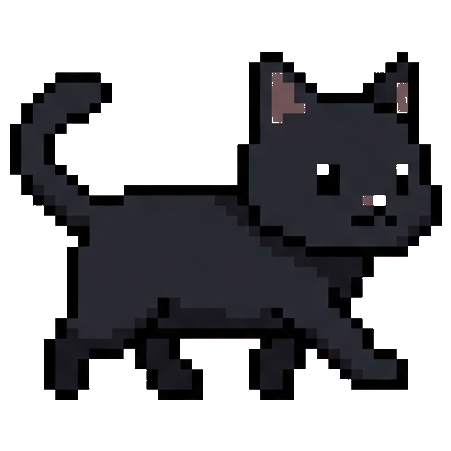
#> input picture PomodoroTimer/cat_awake.png, 451 x 451 px, found by its file name
$ python generate_flawless_cat_sprites.py
#> lines starting #> are read from the running program, lines starting #| are printed output that depends on the picture
import sys, os
sys.path.append(os.path.dirname(os.path.dirname(os.path.abspath(__file__))))

from PIL import Image, ImageDraw, ImageFilter, ImageOps
import numpy as np
from core.data_manager import AVAILABLE_CATS
from scripts.natural_cat_generator import generate_natural_cat

base_dir = r"e:\Oasobi\PomodoroTimer"
sprites_dir = os.path.join(base_dir, "sprites")
os.makedirs(sprites_dir, exist_ok=True)

# 原寸450x450を余裕あるマージン（360x360相当）で縮小配置

def solidify_alpha(img, threshold=60):
    return img

def create_flawless_base_poses():
    """見切れ・歪みゼロの美しいベースポーズ画像を生成"""
    awake_path = os.path.join(base_dir, "assets", "base_sprites", "cat_awake.png")
    sleep_path = os.path.join(base_dir, "assets", "base_sprites", "cat_sleep.png")
    groom_path = os.path.join(base_dir, "assets", "base_sprites", "cat_groom.png")
    stretch_path = os.path.join(base_dir, "assets", "base_sprites", "cat_stretch.png")
    play_path = os.path.join(base_dir, "assets", "base_sprites", "cat_play.png")

    img_aw = Image.open(awake_path).convert("RGBA")
#> img_aw is the input picture: PIL image 451x451 RGBA; mean R, G, B, A 13.5, 13.3, 15.8, 113.9
    img_sl = Image.open(sleep_path).convert("RGBA")
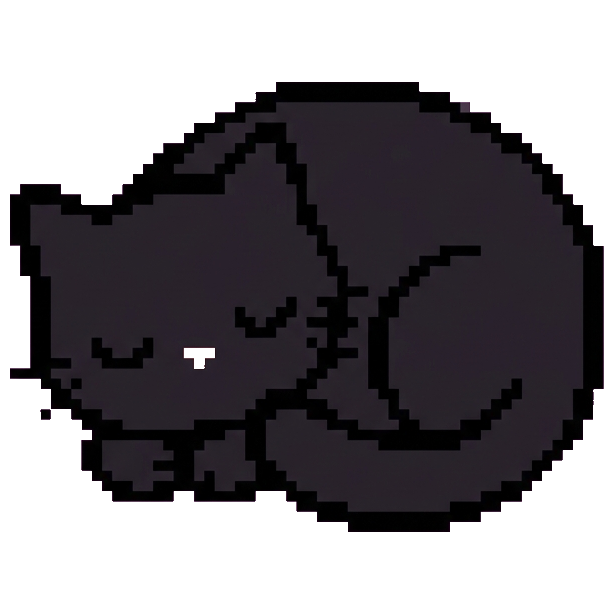
#> input picture PomodoroTimer/cat_sleep.png, 613 x 613 px, found by its file name
#> img_sl is the input picture: PIL image 613x613 RGBA; mean R, G, B, A 16.8, 14, 17.5, 140.5
    img_gr = Image.open(groom_path).convert("RGBA") if os.path.exists(groom_path) else img_aw
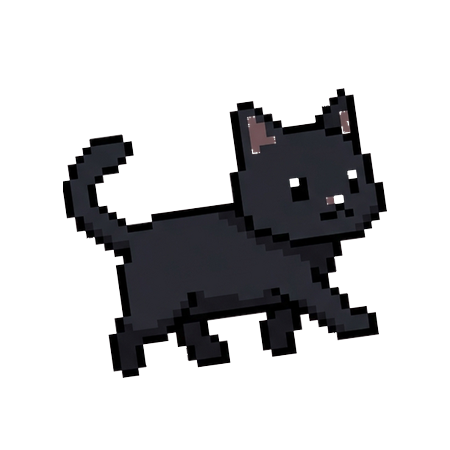
#> input picture PomodoroTimer/cat_groom.png, 450 x 450 px, found by its file name
#> img_gr is the input picture: PIL image 450x450 RGBA; mean R, G, B, A 7.3, 7.2, 8.5, 61.4
    img_st = Image.open(stretch_path).convert("RGBA") if os.path.exists(stretch_path) else img_aw
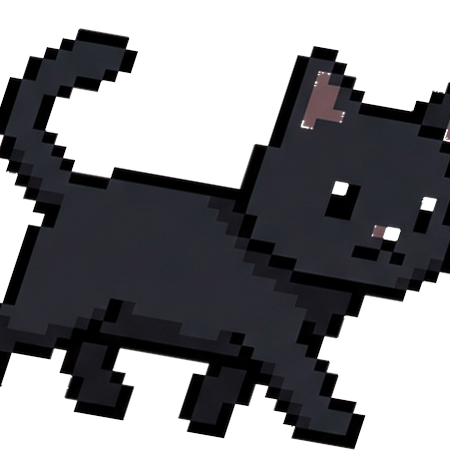
#> input picture PomodoroTimer/cat_stretch.png, 450 x 450 px, found by its file name
#> img_st is the input picture: PIL image 450x450 RGBA; mean R, G, B, A 16.9, 16.8, 19.9, 139.7
    img_pl = Image.open(play_path).convert("RGBA") if os.path.exists(play_path) else img_aw
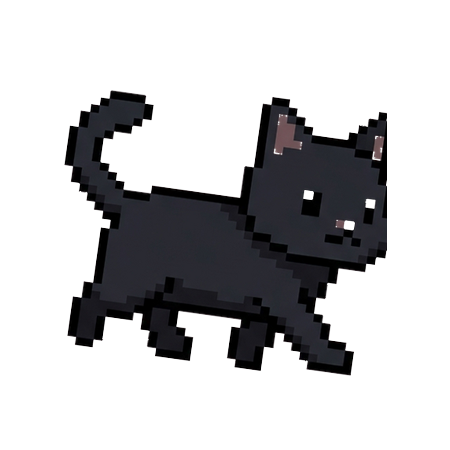
#> input picture PomodoroTimer/cat_play.png, 450 x 450 px, found by its file name
#> img_pl is the input picture: PIL image 450x450 RGBA; mean R, G, B, A 8.3, 8.2, 9.7, 69

    # 余裕を持ったキャンバスサイズ 450x450（中身は 320x320 程度に収めて絶対に見切れないようにする）
    CANVAS_SIZE = (450, 450)

    def fit_centered(img, scale=0.72, offset_y=0, offset_x=0):
#> called with scale = 0.72, offset_y = 10, offset_x = 0
        w, h = img.size
#> w = 451; h = 451
        # 余白トリミング
        bbox = img.getbbox()
#> bbox = (10, 52, 442, 400)
        if bbox:
            cropped = img.crop(bbox)
        else:
            cropped = img
        cw, ch = cropped.size
#> cw = 432; ch = 348
        target_w = int(CANVAS_SIZE[0] * scale)
        target_h = int(target_w * (ch / cw)) if cw > ch else int(CANVAS_SIZE[1] * scale)
#> target_h = 261
        if target_h > int(CANVAS_SIZE[1] * scale):
            target_h = int(CANVAS_SIZE[1] * scale)
            target_w = int(target_h * (cw / ch))

        resized = cropped.resize((target_w, target_h), Image.Resampling.NEAREST)

        canvas = Image.new("RGBA", CANVAS_SIZE, (0, 0, 0, 0))
#> canvas: PIL image 450x450 RGBA; every value is 0
        px = (CANVAS_SIZE[0] - target_w) // 2 + offset_x
        py = (CANVAS_SIZE[1] - target_h) // 2 + offset_y
#> py = 104
        canvas.paste(resized, (px, py), resized)
        return canvas

    bases = {}

    # A. 立ち・座り (awake / sit)
    bases["awake"] = fit_centered(img_aw, scale=0.72, offset_y=10)

    # B. 丸まり寝 (sleep_curl)
    bases["sleep"] = fit_centered(img_sl, scale=0.72, offset_y=10)

    # C. 歩行 0 & 1 (walk_0, walk_1) - 軽やかな足運び、見切れなし
    w0_rot = img_aw.rotate(3, resample=Image.Resampling.BICUBIC, center=(225, 380))
    bases["walk_0"] = fit_centered(w0_rot, scale=0.72, offset_y=6)

    w1_rot = img_aw.rotate(-3, resample=Image.Resampling.BICUBIC, center=(225, 380))
    bases["walk_1"] = fit_centered(w1_rot, scale=0.72, offset_y=12)

    # D. ダッシュ (dash) - 前傾姿勢、安全マージン内
    d_rot = img_aw.rotate(-6, resample=Image.Resampling.BICUBIC, center=(225, 380))
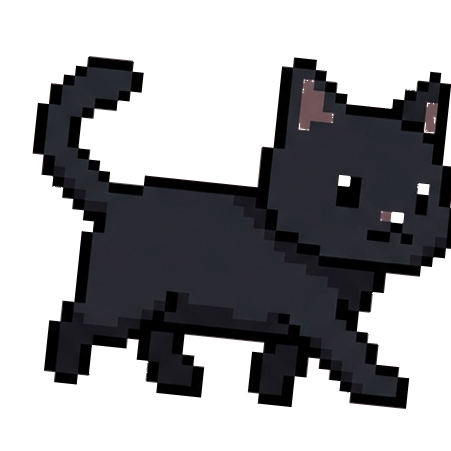
#> d_rot: PIL image 451x451 RGBA; mean R, G, B, A 13.6, 13.4, 15.8, 113.4; transparent parts drawn white
    bases["dash"] = fit_centered(d_rot, scale=0.70, offset_y=15, offset_x=5)

    # E. 毛づくろい (groom) - 新規ベース画像を使用
    bases["groom"] = fit_centered(img_gr, scale=0.65, offset_y=12)

    # F. 伸び (stretch) - 新規ベース画像を使用
    bases["stretch"] = fit_centered(img_st, scale=0.60, offset_y=16)

    # G. じゃれる (play) - 新規ベース画像を使用
    bases["play"] = fit_centered(img_pl, scale=0.65, offset_y=-5)

    # H. 飛びつき (pounce) - playを傾けて表現
    po_base = img_pl.rotate(-15, resample=Image.Resampling.BICUBIC, center=(225, 225))
    bases["pounce"] = fit_centered(po_base, scale=0.62, offset_y=-2)

    # I. 仰向けヘソ天寝 (sleep_belly) - お腹を上にして手足ポテッ
    sb_base = img_sl.transpose(Image.FLIP_TOP_BOTTOM).rotate(-6, resample=Image.Resampling.BICUBIC, center=(225, 225))
    bases["sleep_belly"] = fit_centered(sb_base, scale=0.70, offset_y=10)

    # J. のびのび寝 (sleep_stretch) - 横長に伸びて寝る
    ss_base = img_sl.resize((int(img_sl.width * 1.15), int(img_sl.height * 0.85)), Image.Resampling.NEAREST)
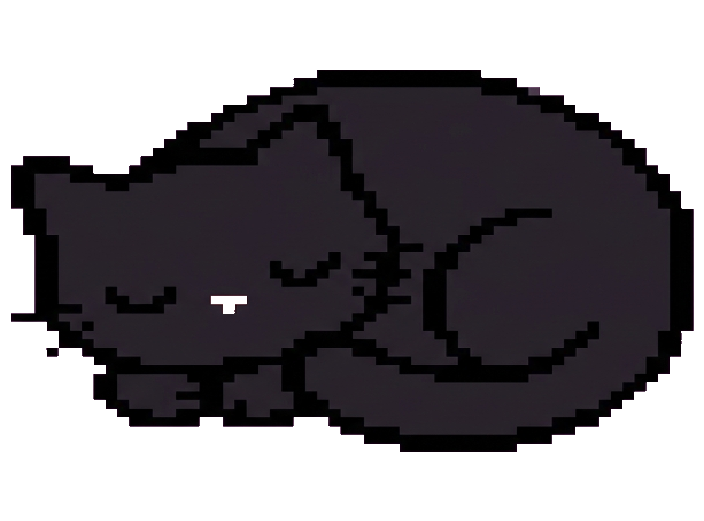
#> ss_base: PIL image 704x521 RGBA; mean R, G, B, A 16.8, 14.1, 17.6, 140.6; transparent parts drawn white
    bases["sleep_stretch"] = fit_centered(ss_base, scale=0.72, offset_y=10)
#> in fit_centered (call 11), `bbox = img.getbbox()`: bbox = (11, 70, 694, 452)
#> in fit_centered (call 11), `canvas.paste(resized, (px, py), resized)`:
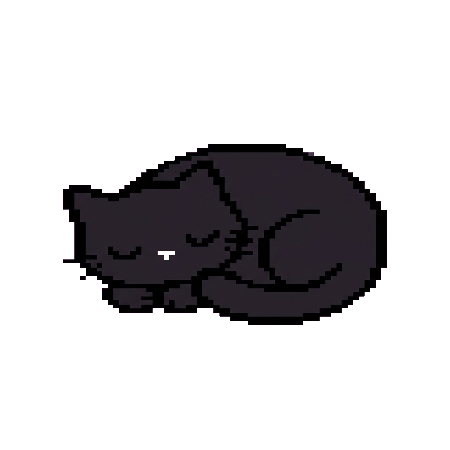
#> canvas: PIL image 450x450 RGBA; mean R, G, B, A 6.8, 5.7, 7.1, 57.2; transparent parts drawn white

    # ベース画像をPNGとして保存
    for k, img in bases.items():
        if k in ["walk_0", "walk_1", "dash", "groom", "stretch", "play", "pounce", "sleep_belly", "sleep_stretch"]:
            img.save(os.path.join(base_dir, f"cat_{k}.png"))
#> this loop made 11 passes
#> k on passes 1 to 11: 'awake', 'sleep', 'walk_0', 'walk_1', 'dash', 'groom', 'stretch', 'play', 'pounce', 'sleep_belly', 'sleep_stretch'

    return bases

# [233 lines left out: function render_genetically_accurate_cat, not called in this run]


def build_flawless_sprites_suite():
    """全15猫種 × 全ポーズの完全無欠スプライト（600ファイル）を一括生成"""
    from data_manager import AVAILABLE_CATS

    base_dict = create_flawless_base_poses()
#> base_dict = 11 items
    print("Base poses created without clipping!")

    # スプライト出力サイズ: 48x48
    SPRITE_SZ = (48, 48)

    total = 0
    for cat_info in AVAILABLE_CATS:
        c_id = cat_info["id"]
        cat_dir = os.path.join(sprites_dir, c_id)
        os.makedirs(cat_dir, exist_ok=True)

        # 1. 立ち・座り
        tex_sit = render_genetically_accurate_cat(base_dict["awake"], c_id).resize(SPRITE_SZ, Image.Resampling.NEAREST)
        tex_sit = solidify_alpha(tex_sit)
        sit_r = tex_sit.transpose(Image.FLIP_LEFT_RIGHT)
        sit_l = tex_sit
        sit_r.save(os.path.join(cat_dir, f"sit_r.png"))
        sit_l.save(os.path.join(cat_dir, f"sit_l.png"))
        sit_r.save(os.path.join(cat_dir, f"awake_r.png"))
        sit_l.save(os.path.join(cat_dir, f"awake_l.png"))
        total += 4

        # 2. 歩行 0 & 1
        tex_w0 = render_genetically_accurate_cat(base_dict["walk_0"], c_id).resize(SPRITE_SZ, Image.Resampling.NEAREST)
        tex_w1 = render_genetically_accurate_cat(base_dict["walk_1"], c_id).resize(SPRITE_SZ, Image.Resampling.NEAREST)
        tex_w0 = solidify_alpha(tex_w0)
        tex_w1 = solidify_alpha(tex_w1)
        tex_w0.transpose(Image.FLIP_LEFT_RIGHT).save(os.path.join(cat_dir, f"walk_r_0.png"))
        tex_w1.transpose(Image.FLIP_LEFT_RIGHT).save(os.path.join(cat_dir, f"walk_r_1.png"))
        tex_w0.save(os.path.join(cat_dir, f"walk_l_0.png"))
        tex_w1.save(os.path.join(cat_dir, f"walk_l_1.png"))
        total += 4

        # 3. ダッシュ
        tex_dash = render_genetically_accurate_cat(base_dict["dash"], c_id).resize(SPRITE_SZ, Image.Resampling.NEAREST)
        d_f0 = solidify_alpha(tex_dash)
        d_f1 = solidify_alpha(tex_dash.rotate(-3, resample=Image.Resampling.BICUBIC, center=(24, 24)))
        d_f0.transpose(Image.FLIP_LEFT_RIGHT).save(os.path.join(cat_dir, f"dash_r_0.png"))
        d_f1.transpose(Image.FLIP_LEFT_RIGHT).save(os.path.join(cat_dir, f"dash_r_1.png"))
        d_f0.save(os.path.join(cat_dir, f"dash_l_0.png"))
        d_f1.save(os.path.join(cat_dir, f"dash_l_1.png"))
        total += 4

        # 4. 毛づくろい (3フレーム)
        tex_gr = render_genetically_accurate_cat(base_dict["groom"], c_id).resize(SPRITE_SZ, Image.Resampling.NEAREST)
        gr_0 = solidify_alpha(tex_gr)
        gr_1 = solidify_alpha(tex_gr.rotate(-6, resample=Image.Resampling.BICUBIC, center=(24, 24)))
        gr_2 = solidify_alpha(tex_gr.rotate(4, resample=Image.Resampling.BICUBIC, center=(24, 24)))
        for idx, gr_f in enumerate([gr_0, gr_1, gr_2]):
            gr_f.transpose(Image.FLIP_LEFT_RIGHT).save(os.path.join(cat_dir, f"groom_r_{idx}.png"))
            gr_f.save(os.path.join(cat_dir, f"groom_l_{idx}.png"))
            total += 2

        # 5. 伸び (2フレーム)
        tex_st = render_genetically_accurate_cat(base_dict["stretch"], c_id).resize(SPRITE_SZ, Image.Resampling.NEAREST)
        st_0 = solidify_alpha(tex_st)
        st_1 = solidify_alpha(tex_st.rotate(-2, resample=Image.Resampling.BICUBIC, center=(24, 24)))
        st_0.transpose(Image.FLIP_LEFT_RIGHT).save(os.path.join(cat_dir, f"stretch_r_0.png"))
        st_1.transpose(Image.FLIP_LEFT_RIGHT).save(os.path.join(cat_dir, f"stretch_r_1.png"))
        st_0.save(os.path.join(cat_dir, f"stretch_l_0.png"))
        st_1.save(os.path.join(cat_dir, f"stretch_l_1.png"))
        total += 4

        # 6. じゃれる (3フレーム)
        tex_pl = render_genetically_accurate_cat(base_dict["play"], c_id).resize(SPRITE_SZ, Image.Resampling.NEAREST)
        pl_0 = solidify_alpha(tex_pl)
        pl_1 = solidify_alpha(tex_pl.rotate(4, resample=Image.Resampling.BICUBIC, center=(24, 24)))
        pl_2 = solidify_alpha(tex_pl.rotate(-4, resample=Image.Resampling.BICUBIC, center=(24, 24)))
        for idx, pl_f in enumerate([pl_0, pl_1, pl_2]):
            pl_f.transpose(Image.FLIP_LEFT_RIGHT).save(os.path.join(cat_dir, f"play_r_{idx}.png"))
            pl_f.save(os.path.join(cat_dir, f"play_l_{idx}.png"))
            total += 2

        # 7. 飛びつき (2フレーム)
        tex_po = render_genetically_accurate_cat(base_dict["pounce"], c_id).resize(SPRITE_SZ, Image.Resampling.NEAREST)
        po_0 = solidify_alpha(tex_po)
        po_1 = solidify_alpha(tex_po.rotate(-5, resample=Image.Resampling.BICUBIC, center=(24, 24)))
        po_0.transpose(Image.FLIP_LEFT_RIGHT).save(os.path.join(cat_dir, f"pounce_r_0.png"))
        po_1.transpose(Image.FLIP_LEFT_RIGHT).save(os.path.join(cat_dir, f"pounce_r_1.png"))
        po_0.save(os.path.join(cat_dir, f"pounce_l_0.png"))
        po_1.save(os.path.join(cat_dir, f"pounce_l_1.png"))
        total += 4

        # 8. 丸まり寝
        tex_sl = render_genetically_accurate_cat(base_dict["sleep"], c_id).resize(SPRITE_SZ, Image.Resampling.NEAREST)
        sl_0 = solidify_alpha(tex_sl)
        sl_1 = Image.new("RGBA", SPRITE_SZ, (0, 0, 0, 0))
        tex_sl_curl = render_genetically_accurate_cat(base_dict["sleep"], c_id).resize(SPRITE_SZ, Image.Resampling.NEAREST)
        tex_sl_curl = solidify_alpha(tex_sl_curl)
        tex_sl_curl.save(os.path.join(cat_dir, f"sleep_curl_0.png"))
        tex_sl_curl.save(os.path.join(cat_dir, f"sleep_curl_1.png"))
        sl_0.save(os.path.join(cat_dir, f"sleep_0.png"))
        sl_1.save(os.path.join(cat_dir, f"sleep_1.png"))
        total += 4

        # 9. 仰向けヘソ天寝
        tex_sb = render_genetically_accurate_cat(base_dict["sleep_belly"], c_id).resize(SPRITE_SZ, Image.Resampling.NEAREST)
        sb_0 = solidify_alpha(tex_sb)
        sb_1 = Image.new("RGBA", SPRITE_SZ, (0, 0, 0, 0))
        tex_sl_belly = render_genetically_accurate_cat(base_dict["sleep_belly"], c_id).resize(SPRITE_SZ, Image.Resampling.NEAREST)
        tex_sl_belly = solidify_alpha(tex_sl_belly)
        tex_sl_belly.save(os.path.join(cat_dir, f"sleep_belly_0.png"))
        tex_sl_belly.save(os.path.join(cat_dir, f"sleep_belly_1.png"))
        total += 2

        # 10. のびのび寝
        tex_ss = render_genetically_accurate_cat(base_dict["sleep_stretch"], c_id).resize(SPRITE_SZ, Image.Resampling.LANCZOS)
        ss_0 = solidify_alpha(tex_ss)
        ss_1 = Image.new("RGBA", SPRITE_SZ, (0, 0, 0, 0))
        tex_sl_st = render_genetically_accurate_cat(base_dict["sleep_stretch"], c_id).resize(SPRITE_SZ, Image.Resampling.LANCZOS)
        tex_sl_st = solidify_alpha(tex_sl_st)
        tex_sl_st.save(os.path.join(cat_dir, f"sleep_stretch_0.png"))
        tex_sl_st.save(os.path.join(cat_dir, f"sleep_stretch_1.png"))
        total += 2
#> after the loop, total = 0

    print(f"Generated {total} flawless, genetically accurate cat sprites in {sprites_dir}!")
#| Generated 0 flawless, genetically accurate cat sprites in e:\Oasobi\PomodoroTimer/sprites!

if __name__ == "__main__":
    build_flawless_sprites_suite()
